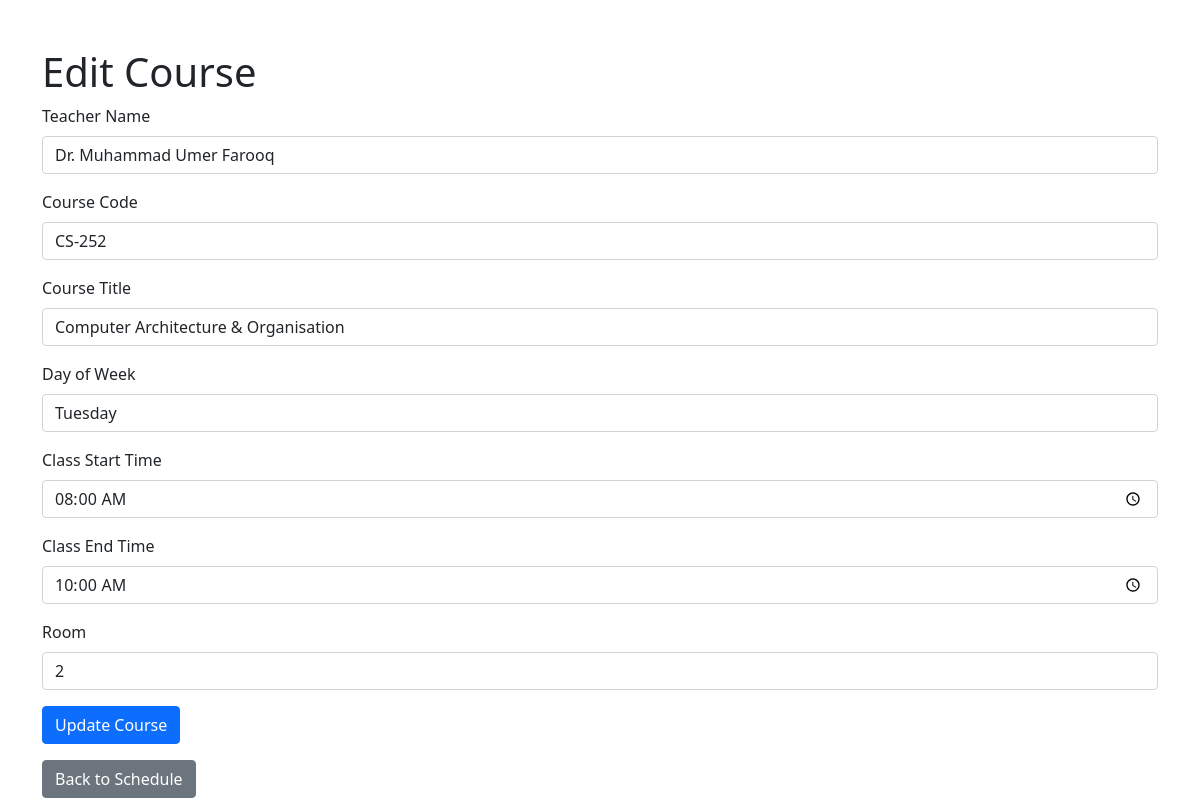
The app's page /edit/9 with its own data.
### tables this page shows
CREATE TABLE course_schedule (
        id INTEGER PRIMARY KEY AUTOINCREMENT,
        teacher_name TEXT NOT NULL,
        course_code TEXT NOT NULL,
        course_title TEXT NOT NULL,
        day_of_week TEXT NOT NULL,
        class_start_time TIME NOT NULL,
        class_end_time TIME NOT NULL,
        room INTEGER NOT NULL
    );

### app.py (the view)
@app.route('/edit/<int:id>', methods=['GET', 'POST'])
def edit_course(id):
    try:
        with get_db_connection() as conn:
            if conn:
                cursor = conn.cursor()
                cursor.execute("SELECT * FROM course_schedule WHERE id = ?", (id,))
                course = cursor.fetchone()
                if course is None:
                    flash("Course not found.", "danger")
                    return redirect(url_for('course_list'))
                if request.method == 'POST':
                    teacher_name = request.form['teacher_name']
                    course_code = request.form['course_code']
                    course_title = request.form['course_title']
                    day_of_week = request.form['day_of_week']
                    class_start_time = request.form['class_start_time']
                    class_end_time = request.form['class_end_time']
                    room = request.form['room']
                    cursor.execute("""
                        UPDATE course_schedule
                        SET teacher_name = ?, course_code = ?, course_title = ?,
                            day_of_week = ?, class_start_time = ?, class_end_time = ?, room = ?
                        WHERE id = ?""", (teacher_name, course_code, course_title, day_of_week,
                                          class_start_time, class_end_time, room, id))
                    conn.commit()
                    flash("Course updated successfully.", "success")
                    return redirect(url_for('course_list'))
                else:
                    return render_template('edit_course.html', course=course)
            else:
                raise sqlite3.Error("Failed to connect to the database")
    except sqlite3.Error as e:
        flash(f"Error updating course: {e}", "danger")
        return redirect(url_for('course_list'))

### app.py (called while the page is built)
def get_db_connection():
    try:
        conn = sqlite3.connect('university_schedule.db')  # Connect to the database file
        conn.row_factory = sqlite3.Row  # Allows rows to behave like dictionaries
        return conn
    except sqlite3.Error as e:
        print(f"Database connection error: {e}")
        flash(f"Database error: {e}", "danger")
        return None

### templates/edit_course.html (shortened to what this page needs)
<!DOCTYPE html>
<html lang="en">
<head>
    <link rel="stylesheet" href="https://stackpath.bootstrapcdn.com/bootstrap/4.5.2/css/bootstrap.min.css">
    <link rel="stylesheet" href="https://cdn.jsdelivr.net/npm/bootstrap@5.1.3/dist/css/bootstrap.min.css">
</head>
<body>
    <div class="container mt-5">
        <h1>Edit Course</h1>
        <div aria-live="polite" aria-atomic="true" class="position-relative">
            <div class="toast-container position-fixed top-0 end-0 p-3">
            </div>
        </div>
        <form method="POST">
            <div class="form-group mb-3">
                <label for="teacher_name">Teacher Name</label>
                <input type="text" name="teacher_name" class="form-control" value="{{ course.teacher_name }}" required>
            </div>
            <div class="form-group mb-3">
                <label for="course_code">Course Code</label>
                <input type="text" name="course_code" class="form-control" value="{{ course.course_code }}" required>
            </div>
            <div class="form-group mb-3">
                <label for="course_title">Course Title</label>
                <input type="text" name="course_title" class="form-control" value="{{ course.course_title }}" required>
            </div>
            <div class="form-group mb-3">
                <label for="day_of_week">Day of Week</label>
                <input type="text" name="day_of_week" class="form-control" value="{{ course.day_of_week }}" required>
            </div>
            <div class="form-group mb-3">
                <label for="class_start_time">Class Start Time</label>
                <input type="time" name="class_start_time" class="form-control" value="{{ course.class_start_time }}" required>
            </div>
            <div class="form-group mb-3">
                <label for="class_end_time">Class End Time</label>
                <input type="time" name="class_end_time" class="form-control" value="{{ course.class_end_time }}" required>
            </div>
            <div class="form-group mb-3">
                <label for="room">Room</label>
                <input type="text" name="room" class="form-control" value="{{ course.room }}" required>
            </div>
            <button type="submit" class="btn btn-primary">Update Course</button>
        </form>
        <a href="{{ url_for('index') }}" class="btn btn-secondary mt-3">Back to Schedule</a>
    </div>
</body>
</html>

### records on screen
course_schedule: teacher_name "Dr. Muhammad Umer Farooq", course_code "CS-252", course_title "Computer Architecture & Organisation", day_of_week "Tuesday", class_start_time "08:00", class_end_time "10:00", room "2"
